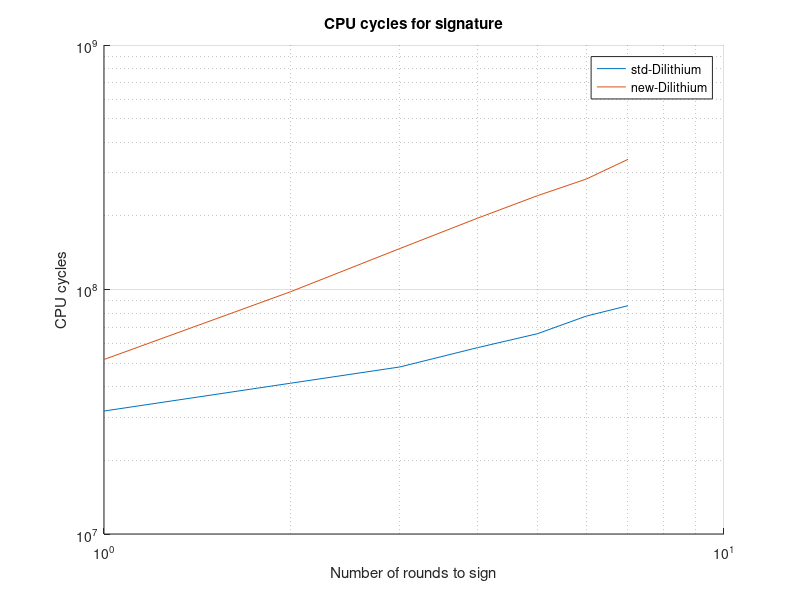
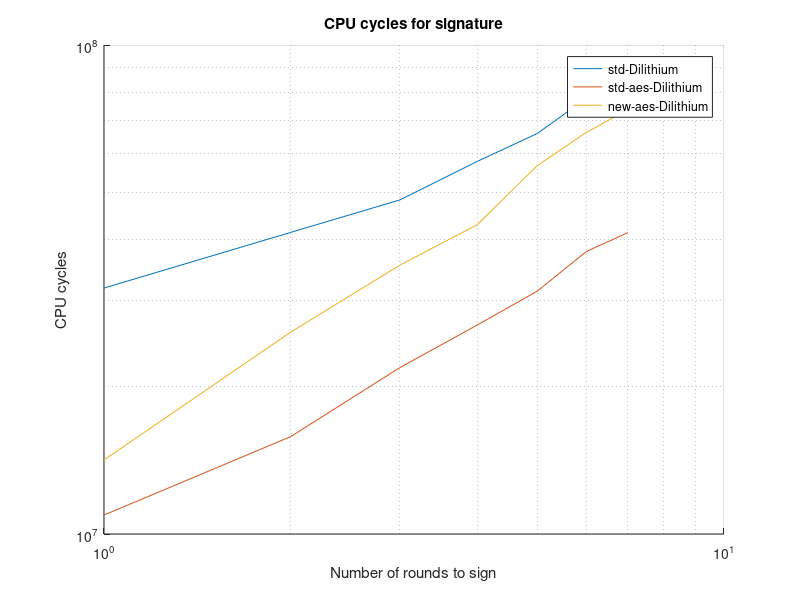
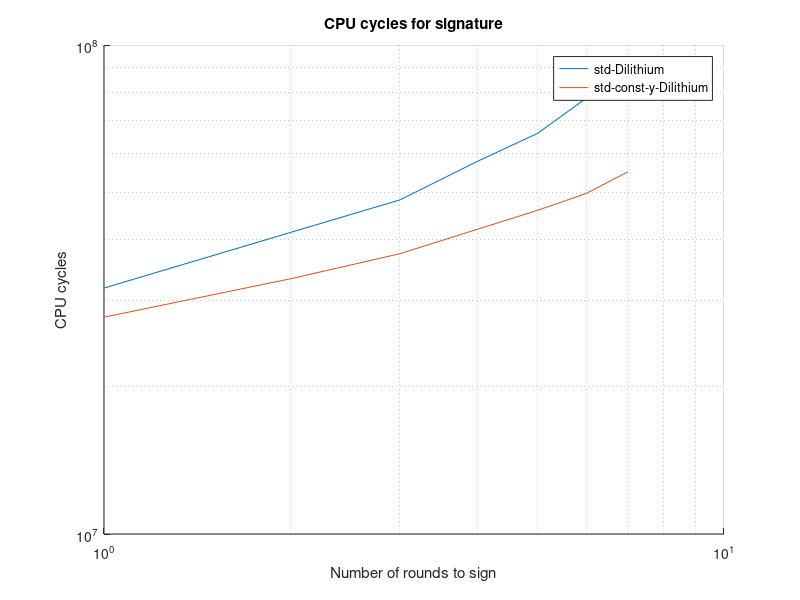

Here is the MATLAB script that generated these plots, in order:
x = 1:1:7;
y = [31838366, 41377421, 48216108 ,57800064 ,65932164, 77879201, 85853106]; %std

figure
hold on
loglog(x,y)

y1 = [51725075, 97952389, 147059891, 195574627, 241858444, 283140536, 340633432]; %new
hold on
loglog(x,y1)

xlabel('Number of rounds to sign') 
ylabel('CPU cycles') 
title('CPU cycles for signature')
legend('std-Dilithium','new-Dilithium')
grid on
hold off


y2 = [10934120, 15814613, 21889042, 26751347, 31390636, 37832925, 41336197]; %std-aes
y3 = [14171290, 25867741, 35453180, 42922817, 56687722, 66285079, 73740427]; %new-aes
figure
hold on
loglog(x,y)
hold on
loglog(x,y2)
hold on
loglog(x,y3)
xlabel('Number of rounds to sign') 
ylabel('CPU cycles') 
title('CPU cycles for signature')
legend('std-Dilithium','std-aes-Dilithium', 'new-aes-Dilithium')
grid on


y4 = [27761161, 33264760, 37422028, 41987024, 45893814, 49729704, 55045768]; %std-const-y
figure
hold on
loglog(x,y)
hold on
loglog(x,y4)
xlabel('Number of rounds to sign') 
ylabel('CPU cycles') 
title('CPU cycles for signature')
legend('std-Dilithium','std-const-y-Dilithium')
grid on